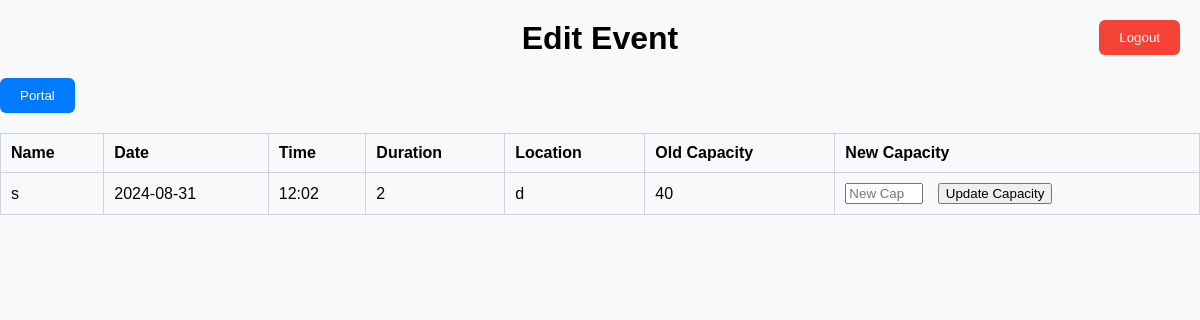
Page /editEvent on the committed database.
### db_schema.py (models this page shows, shortened)
class Events(db.Model):
    __tablename__ = 'Events'
    id=db.Column(db.Integer, primary_key=True)
    name = db.Column(db.String(20), unique=True)
    date = db.Column(db.String(20))
    start_time = db.Column(db.String(30))
    duration=db.Column(db.Integer)
    capacity=db.Column(db.Integer)
    location=db.Column(db.String(20))
    tickets=db.Column(db.Integer)

### app.py (the view)
@app.route('/editEvent')
def editEvent():
    events=Events.query.all()
    return render_template("editEvent.html",events=events)

### templates/editEvent.html (shortened to what this page needs)
<!DOCTYPE html>
<html lang="en">
<head>
    <link rel="stylesheet" href="static/css/editEvent.css">
</head>
<body>
    <h1>Edit Event</h1>
    <form action="/logout" method="post">
    <button type="submit" class="logout-button">Logout</button>
</form>
    <form action="/superUserredirect" method="post">
    <button type="submit" class="superuserportal">Portal</button>
    </form>
    <table border="1">
        <thead>
            <tr>
                <th>Name</th>
                <th>Date</th>
                <th>Time</th>
                <th>Duration</th>
                <th>Location</th>
                <th>Old Capacity</th>
                <th>New Capacity</th>
            </tr>
        </thead>
        <tbody>
            {% for event in events %}
                <tr>
                    <td>{{ event.name }}</td>
                    <td>{{ event.date }}</td>
                    <td>{{ event.start_time }}</td>
                    <td>{{ event.duration }}</td>
                    <td>{{ event.location }}</td>
                    <td>{{event.capacity}}</td>
                    <td>
                        {% if event.tickets <= event.capacity %}
                            <form action="/update_capacity" method="post">
                                <input type="number" name="new_capacity" placeholder="New Capacity">
                                <button type="submit" id="butt">Update Capacity</button>
                            </form>
                        {% else %}
                            {{ event.capacity }}
                        {% endif %}
                    </td>
                </tr>
            {% endfor %}
        </tbody>
    </table>
</body>
</html>

### static/css/editEvent.css (style rules this page uses)
body { font-family: Arial, sans-serif; margin: 0; padding: 0; background-color: #f8f9fa; }
h1 { text-align: center; margin-top: 20px; }
table { width: 100%; border-collapse: collapse; margin-top: 20px; }
table, th, td { border: 1px solid #ced4da; }
th, td { padding: 10px; text-align: left; }
#butt { margin-left: 10px; }
input[type="number"] { width: 70px; }
input[type="submit"], .superuserportal, .logout-button { padding: 10px 20px; border: none; border-radius: 6px; cursor: pointer; transition: background-color 0.3s ease; }
input[type="submit"], .superuserportal { background-color: #007bff; color: white; }
.logout-button { position: absolute; top: 20px; right: 20px; background-color: #f44336; color: white; }

### rows in the picture
Events: name "s", date "2024-08-31", start_time "12:02", duration "2", location "d", capacity "40"
